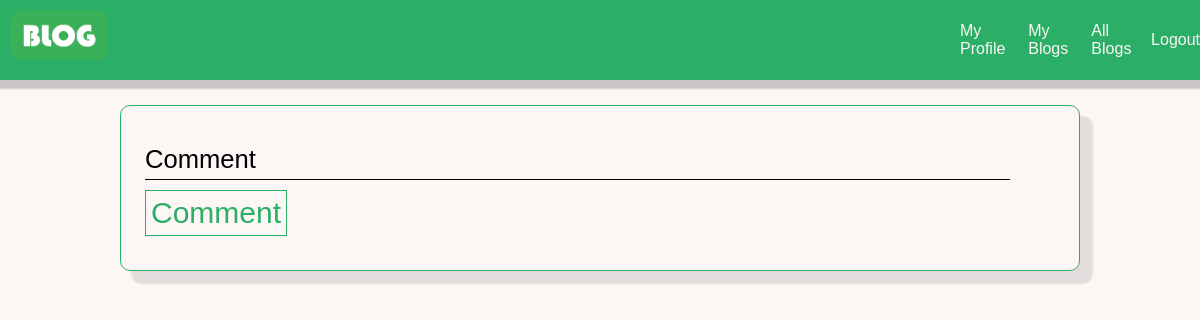
The page /view/blog.php?slug=blog2.2 (signed in) on the database as committed earlier.
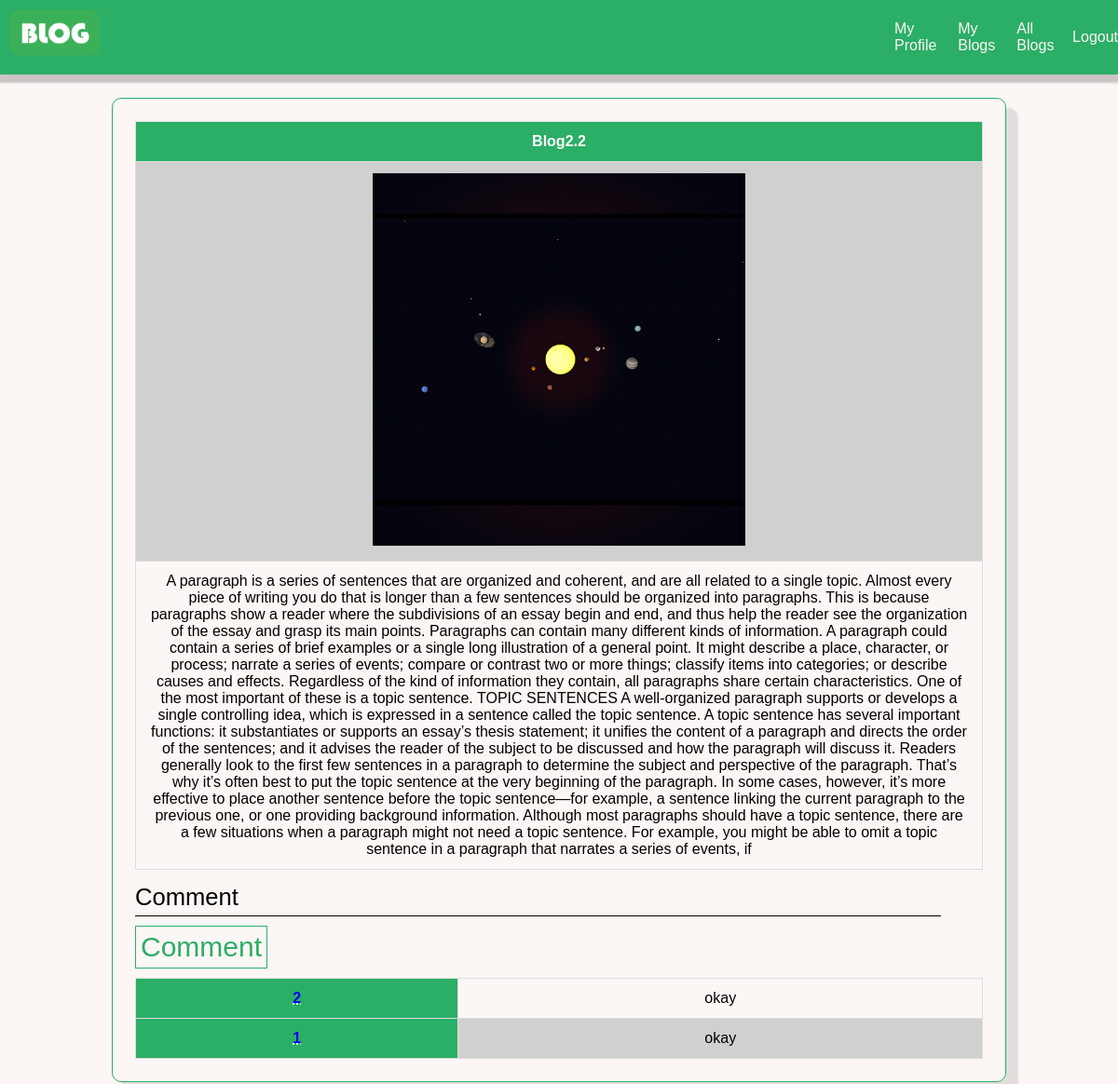
The same page on the database as committed later.
### tables this page shows
CREATE TABLE `blogs` (
  `id` int(11) NOT NULL,
  `slug` varchar(30) NOT NULL,
  `title` varchar(30) NOT NULL,
  `description` varchar(2000) NOT NULL,
  `userid` int(11) NOT NULL,
  `image` varchar(50) NOT NULL
);

CREATE TABLE `comments` (
  `id` int(11) NOT NULL,
  `userid` int(11) NOT NULL,
  `blogid` int(11) NOT NULL,
  `comment` varchar(100) NOT NULL,
  `time` datetime NOT NULL DEFAULT current_timestamp()
);

### model/model.php (called while the page is built, shortened)
<?php
function showAllBlogs(){
	$conn = db_conn();
    $selectQuery = 'SELECT * FROM `blogs` ';
    try{
        $stmt = $conn->query($selectQuery);
    }catch(PDOException $e){
        echo $e->getMessage();
    }
    $rows = $stmt->fetchAll(PDO::FETCH_ASSOC);
    return $rows;
}
function showAllComments(){
	$conn = db_conn();
    $selectQuery = 'SELECT * FROM `comments` ';
    try{
        $stmt = $conn->query($selectQuery);
    }catch(PDOException $e){
        echo $e->getMessage();
    }
    $rows = $stmt->fetchAll(PDO::FETCH_ASSOC);
    return $rows;
}

### controller/allblogs.php (called while the page is built, shortened)
<?php
require_once '../model/model.php';
function fetchAllBlogs(){
	return showAllBlogs();
}

### controller/allComments.php (called while the page is built)
<?php
require_once '../model/model.php';
function fetchAllComments(){
	return showAllComments();
}

### view/blog.php (the view, shortened to what this page needs)
<?php
require_once '../controller/allblogs.php';
	$blogs = fetchAllBlogs();
require_once '../controller/allComments.php';
	$comments = fetchAllComments();
?>
<!DOCTYPE html>
<html>
<head>
	<link rel="stylesheet" type="text/css" href="index.css">
</head>
<body>
	<?php include('header.php');?>
	<?php $view = ''?>
	<div class="textcenter">
	<div class="main_internaldiv textleft fontsize160">
		<table class="table shtable">
        <?php foreach ($blogs as $i => $blog): ?>
            <?php
            if($blog['slug']==$_GET['slug']){
				$view=$blog;
            echo
			'<tbody>
				<tr>
					<th>
					'.$blog["title"].'
					</th>
				</tr>
				<tr>
				<td data-label="Blog Image"><img width="400px" src='.$blog['image'].' " alt="'.$blog['title'].' "></td></tr>
                <tr>
				<td data-label="Description">'.$blog['description'].' </td></tr>
     </tbody>';};?>
     <?php endforeach; ?>
   </table>
	<form action="../controller/addComment.php" method="POST" enctype="multipart/form-data" onsubmit="return validation()">
			<div class="form">
					<input type="text" id="comment" name="comment" autocomplete="off" required />
					<label for="comment" class="label-name">
					<span class="content-name">Comment</span>
					</label>
			</div>
			<input type="submit" value="Comment" name="submit" >
		</form>
		<table class="table shtable">
			<tbody>
			<?php foreach ($comments as $i => $comment): ?>
            <?php
            if($comment['blogid']==$view['id']){
            echo
				'<tr>
					<th><abbr title="Click here to see User"><a href="user.php?id='.$comment['userid'].' ">'.$comment['userid'].' </a></abbr>
					</th>
					<td data-label="'.$comment['userid'].' ">'.$comment['comment'].' </td>
				</tr>';
			};?>
     		<?php endforeach; ?>
			</tbody>
		</table>
	</div>
</div>
</body>
</html>

### view/header.php (shortened to what this page needs)
<!DOCTYPE html>
<html>
<head>
	<link rel="stylesheet" type="text/css" href="index.css">
</head>
<body>
	<header>
		<div id="logo">
			<a href="../index.php"><img src="logo.png" class="logo" alt="logo"></a>
		</div>
		<nav>
      <ul class="nav-links">
        <li><a href="user.php?id=<?php echo $_SESSION['uname'] ?>">My Profile</a>
        </li>
		<li><a href="showallblogs.php?userid=<?php echo $_SESSION['uname'] ?>">My Blogs</a>
        </li>
        <li><a href="showallblogs.php">All Blogs</a>
        </li>
		<li><a href="logout.php">Logout</a></li>
      </ul>
    </nav>
	</header>
</body>
</html>

### view/index.css (style rules this page uses)
* { margin: 0; padding: 0; box-sizing: border-box; }
body { margin: 0; background-color: #FCF6F5FF; display: flex; justify-content: space-around; flex-direction: column; font-family: sans-serif; }
.form { width: 95%; position: relative; height: 50px; overflow: hidden; }
.form input { width: 100%; height: 100%; color: #2BAE66FF; background: #FCF6F5FF; padding-top:20px; border:none; outline: none; }
.form label { position: absolute; bottom: 0px; left: 0%; width: 100%; height: 100%; pointer-events: none; border-bottom: 1px solid #000; }
.content-name { position: absolute; bottom: 5px; left: 0px; transform: all 0.3s ease; }
input[type=submit] { color: #2BAE66FF; border: 1px solid #2BAE66FF; background: none; padding: 5px; font-size: 30px; cursor: pointer; transition: 0.8s; margin-top: 10px; margin-bottom: 10px; }
header { display: inline-block; background: #2BAE66FF; clear: both; width: 100%; box-shadow: 0px 8px 2px 1px rgba(0, 0, 0, .2); margin-bottom: 20px; }
#logo { float: left; margin: 5px; }
nav { height:10vh; }
.nav-links { display: flex; list-style: none; width: 20%; height: 100%; justify-content: space-around; align-items: center; margin-left: auto; }
.nav-links li a { color: #FCF6F5FF; text-decoration: none; font-size: 16px; }
.table { width: 100%; border-collapse: collapse; }
.table td,.table th { padding:12px 15px; border:1px solid #ddd; text-align: center; font-size:16px; }
.table th { background-color: #2BAE66FF; color:#ffffff; }
.table tbody tr:nth-child(even) { background-color: #d0d0d0; }
.main_internaldiv { border: 1px solid #2BAE66FF; box-shadow: 12px 12px 2px 1px rgba(0, 0, 0, .1); padding: 2%; border-radius: 10px; display: inline-block; width: 80%; margin: 5px; }
.textcenter { text-align: center; }
.textleft { text-align: left; }
.fontsize160 { font-size: 160% }
.logo { margin: 5px; height: 50px; }
a { text-decoration: none; }

Rows that differ between the two databases and show on the page:
added blogs: title "Blog2.2", image (picture), description "A paragraph is a series of sentences that are organized and coherent, and are all related to a single topic. Almost every piece of writing you do that is longer than a few sentences should be organized into paragraphs. This is because paragraphs show a reader where the subdivisions of an essay begin and end, and thus help the reader see the organization of the essay and grasp its main points. Paragraphs can contain many different kinds of information. A paragraph could contain a series of brief examples or a single long illustration of a general point. It might describe a place, character, or process; narrate a series of events; compare or contrast two or more things; classify items into…"
added comments: userid "2", comment "okay"
added comments: userid "1", comment "okay"
